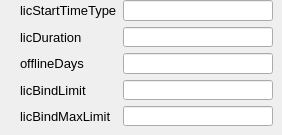
         <widget class="QWidget" name="page_39">
          <widget class="QWidget" name="layoutWidget_15">
           <property name="geometry">
            <rect>
             <x>20</x>
             <y>0</y>
             <width>253</width>
             <height>126</height>
            </rect>
           </property>
           <layout class="QGridLayout" name="gridLayout_12">
            <item row="0" column="0">
             <widget class="QLabel" name="label_78">
              <property name="font">
               <font>
                <pointsize>10</pointsize>
               </font>
              </property>
              <property name="text">
               <string>licStartTimeType</string>
              </property>
             </widget>
            </item>
            <item row="0" column="1">
             <widget class="QLineEdit" name="licstarttimetype_2">
              <property name="text">
               <string/>
              </property>
             </widget>
            </item>
            <item row="1" column="0">
             <widget class="QLabel" name="label_79">
              <property name="font">
               <font>
                <pointsize>10</pointsize>
               </font>
              </property>
              <property name="text">
               <string>licDuration</string>
              </property>
             </widget>
            </item>
            <item row="1" column="1">
             <widget class="QLineEdit" name="licDuration_2">
              <property name="text">
               <string/>
              </property>
             </widget>
            </item>
            <item row="2" column="0">
             <widget class="QLabel" name="label_80">
              <property name="font">
               <font>
                <pointsize>10</pointsize>
               </font>
              </property>
              <property name="text">
               <string>offlineDays</string>
              </property>
             </widget>
            </item>
            <item row="2" column="1">
             <widget class="QLineEdit" name="offlinedays_2">
              <property name="text">
               <string/>
              </property>
             </widget>
            </item>
            <item row="3" column="0">
             <widget class="QLabel" name="label_81">
              <property name="font">
               <font>
                <pointsize>10</pointsize>
               </font>
              </property>
              <property name="text">
               <string>licBindLimit</string>
              </property>
             </widget>
            </item>
            <item row="3" column="1">
             <widget class="QLineEdit" name="licbindlimit_2">
              <property name="text">
               <string/>
              </property>
             </widget>
            </item>
            <item row="4" column="0">
             <widget class="QLabel" name="label_82">
              <property name="font">
               <font>
                <pointsize>10</pointsize>
               </font>
              </property>
              <property name="text">
               <string>licBindMaxLimit</string>
              </property>
             </widget>
            </item>
            <item row="4" column="1">
             <widget class="QLineEdit" name="licbindmaxlimit_2">
              <property name="text">
               <string/>
              </property>
             </widget>
            </item>
           </layout>
          </widget>
         </widget>
